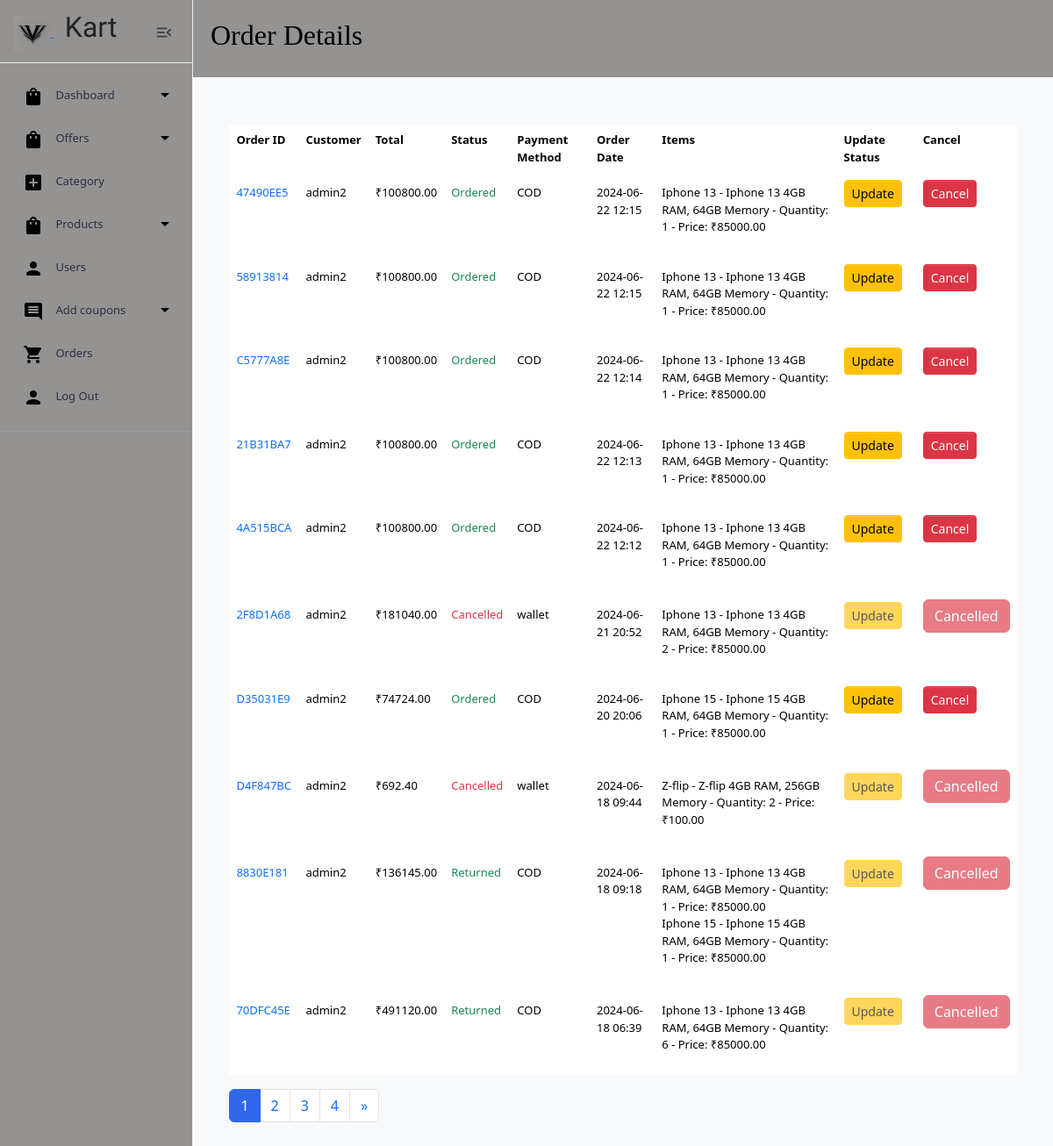
The app's page /adminmanager/admin_order_view/ (signed in), older data.
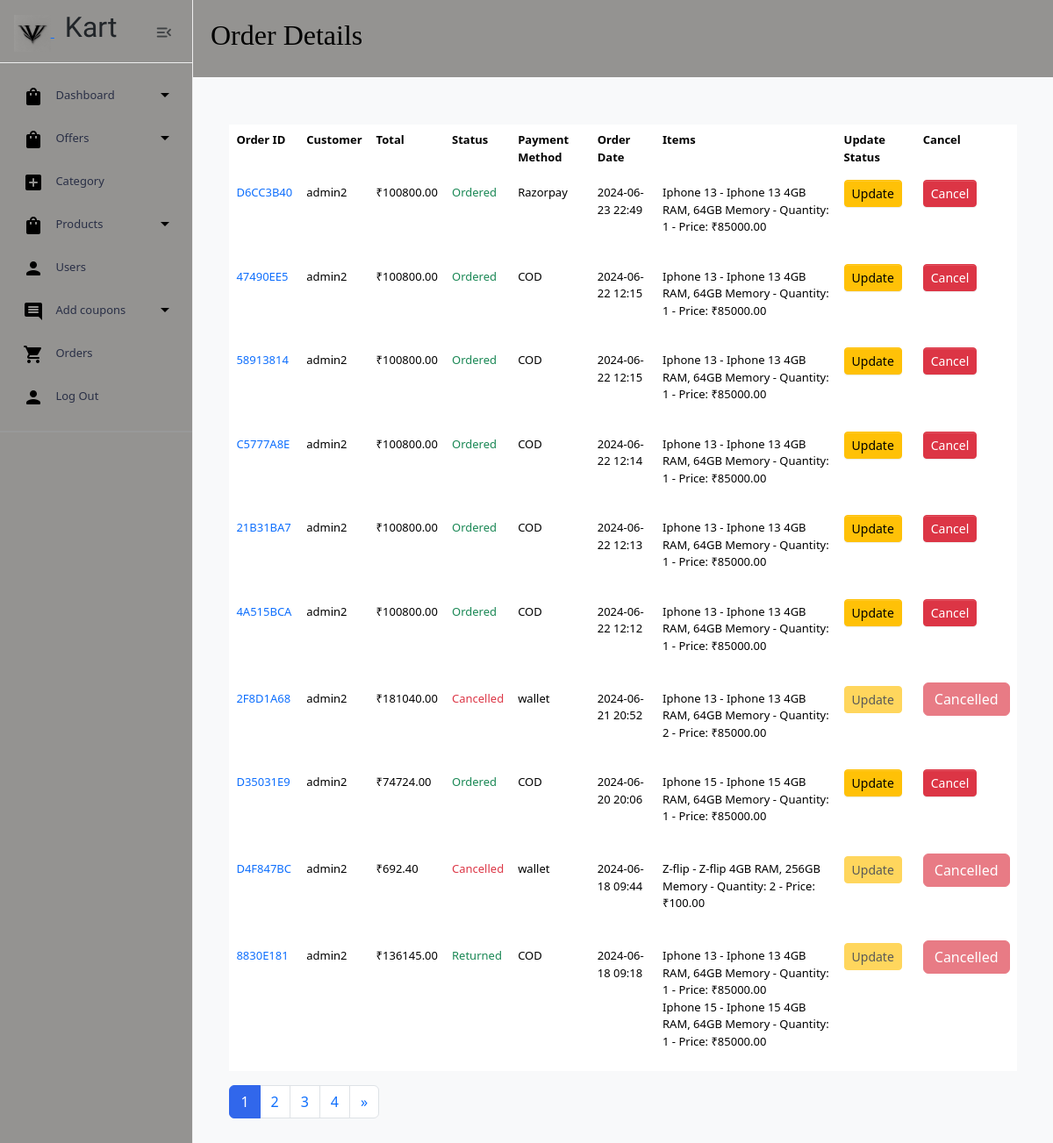
The same page, newer data.
### orders/models.py (models this page shows, shortened)
class Orders(models.Model):
    user = models.ForeignKey(User, on_delete=models.CASCADE, null=False)
    order_id = models.CharField(max_length=8,
                                default=uuid.uuid4().hex[:8].upper(),
                                unique=True)
    delivery_address = models.JSONField()
    order_total = models.DecimalField(max_digits=10,
                                      decimal_places=2, null=False, default=0)
    payment_method = models.CharField(max_length=30,
                                      choices=PAYMENT_METHODS,
                                      null=True, blank=True)
    coupon_discount = models.DecimalField(max_digits=8, decimal_places=2,
                                          null=False, default=00)
    offer_discount = models.DecimalField(max_digits=8, decimal_places=2,
                                           null=False, default=00)
    shipping = models.DecimalField(max_digits=8, decimal_places=2,
                                   null=False, default=00)
    tax = models.DecimalField(max_digits=8, decimal_places=2,
                              null=False, default=00)
    grand_total = models.DecimalField(max_digits=10, decimal_places=2,
                                      null=False, default=0)
    order_date = models.DateTimeField(auto_now_add=True)
    status = models.CharField(max_length=20, choices=STATUS,
                              default='Orderpending', null=True, blank=False)
    is_active = models.BooleanField(default=True, null=True)
    updated_at = models.DateTimeField(auto_now=True)

class OrderItem(models.Model):
    order = models.ForeignKey(Orders, on_delete=models.CASCADE)
    product = models.ForeignKey(Product, on_delete=models.CASCADE)
    variant = models.ForeignKey(Variant, on_delete=models.CASCADE)
    memmory = models.CharField(max_length=10)
    ram = models.CharField(max_length=20)
    quantity = models.IntegerField(null=False, default=1)
    offer_price = models.DecimalField(max_digits=8, decimal_places=2,
                                      null=False, default=0)
    price = models.DecimalField(max_digits=8, decimal_places=2,
                                null=False, default=0)
    product_discount = models.DecimalField(max_digits=8, decimal_places=2,
                                           null=False, default=0)
    category_discount = models.DecimalField(max_digits=8, decimal_places=2,
                                            null=False, default=0)

### adminmanager/models.py (models this page shows, shortened)
class Product(models.Model):
    product_name = models.CharField(max_length=200, unique=True)
    product_images = models.ImageField(upload_to="images/products")
    category = models.ForeignKey(Category, on_delete=models.CASCADE)
    description = models.TextField(max_length=500, blank=True)
    create_date = models.DateField(auto_now_add=True)
    modified_date = models.DateField(auto_now=True)
    available = models.BooleanField(default=True)
    soft_deleted = models.BooleanField(default=False)
    product_offer = models.ForeignKey(ProductOffers, on_delete=models.CASCADE,
                                      null=True, blank=True)

class Variant(models.Model):
    RAM_CHOICES = [
        ("4GB", "4GB"),
        ("8GB", "8GB"),
        ("16GB", "16GB"),
    ]
    INTERNAL_MEMORY_CHOICES = [
        ("64GB", "64GB"),
        ("128GB", "128GB"),
        ("256GB", "256GB"),
    ]
    ram = models.CharField(max_length=50, choices=RAM_CHOICES)
    internal_memory = models.CharField(max_length=50,
                                       choices=INTERNAL_MEMORY_CHOICES)
    final_price = models.FloatField(null=True, blank=True)
    product = models.ForeignKey(Product, on_delete=models.CASCADE, null=True,
                                blank=True)
    is_available = models.BooleanField(default=True)
    quantity = models.IntegerField(default=1000)
    deleted = models.BooleanField(default=False, null=True, blank=True)
    low_stock_threshold = models.IntegerField(default=50,
                                              null=True, blank=True)
    def __str__(self):
        product_name = self.product.product_name if self.product else '''
        No Product'''
        return f"{product_name} {self.ram} RAM, {self.internal_memory} Memory"

### adminmanager/views.py (the view)
# urls.py: path('admin_order_view/',
@superuser_required
def admin_order_view(request):
    orders = Orders.objects.all().select_related('user').prefetch_related(
        'orderitem_set').order_by('-order_date')
    orders = Orders.objects.filter(user=request.user).order_by('-order_date')
    paginator = Paginator(orders, 10)  # Show 10 orders per page
    page_number = request.GET.get('page')
    page_obj = paginator.get_page(page_number)
    if request.method == 'POST':
        form = UpdateOrderStatusForm(request.POST)
        if form.is_valid():
            new_status = form.cleaned_data['status']
            order_id = request.POST.get('order_id')
            if order_id:
                order = get_object_or_404(Orders, id=order_id)
                order.status = new_status
                order.save()
                return redirect('admin_order_view')
            else:
                messages.error(request, 'Order ID not provided in form data')
                redirect('admin_order_view')
    else:
        form = UpdateOrderStatusForm()
    context = {
        'orders': page_obj,
        'form': form,
    }
    return render(request, 'admin/order_view.html', context)

### adminmanager/views.py (called while the page is built)
def superuser_required(function=None):
    actual_decorator = user_passes_test(
        lambda u: u.is_authenticated and u.is_superuser,
        login_url='/admin-login/'
    )
    if function:
        return actual_decorator(function)
    return actual_decorator

### templates/admin/order_view.html (shortened to what this page needs)
{% extends "admin/admin-base.html" %}
{% block pageheader %}
<h2 class="page-font">Order Details</h2>
{% endblock pageheader %}
{% block content %}
{% load static %}
<div class="container mt-4">
    <table class="table table-hover table-borderless">
        <thead class="table">
            <tr>
                <th>Order ID</th>
                <th>Customer </th>
                <th>Total</th>
                <th>Status</th>
                <th>Payment Method</th>
                <th>Order Date</th>
                <th>Items</th>
                <th>Update Status</th>
                <th>Cancel</th>
            </tr>
        </thead>
        <tbody>
            {% for order in orders %}
            <tr>
                <td><a href='{% url "detail_order" order.id %}' style='text-decoration: none;'>{{ order.order_id }}</a></td>
                <td>{{ order.user.username }}</td>
                <td>₹{{ order.grand_total }}</td>
                <td>
                    {% if order.status == "Cancelled" %}
                    <span class="text-danger">{{ order.status }}</span>
                    {% elif order.status == "orderfailed" %}
                    <span class="text-danger">{{ order.status }}</span>
                    {% elif order.status == "OrderPending" %}
                    <span class="text-warning">{{ order.status }}</span>
                    {% else %}
                    <span class="text-success">{{ order.status }}</span>
                    {% endif %}
                </td>
                <td>{{ order.payment_method }}</td>
                <td>{{ order.order_date|date:"Y-m-d H:i" }}</td>
                <td>
                    <ul class="list-unstyled">
                        {% for item in order.orderitem_set.all %}
                        <li>{{ item.product.product_name }} - {{ item.variant }} - Quantity: {{ item.quantity }} - Price: ₹{{ item.price }}</li>
                        {% endfor %}
                    </ul>
                </td>
                <td>
                    {% if order.status != 'Cancelled' and order.status != 'Delivered' and order.status != 'Returned' %}
                    <a href="#" class="btn btn-warning btn-sm" data-bs-toggle="modal" data-bs-target="#exampleModal{{ order.id }}">Update</a>
                    {% else %}
                    <a href="#" class="btn btn-warning btn-sm disabled" data-bs-toggle="modal" data-bs-target="#exampleModal{{ order.id }}">Update</a>
                    {% endif %}
                </td>
                <td>
                     {% if  order.status != "Cancelled" and order.status != 'Delivered' and order.status != 'Returned' %}
                    <button type="button" class="btn btn-danger btn-sm" data-bs-toggle="modal" data-bs-target="#staticBackdrop">
                   Cancel
                    </button>
                    {% else %}
                        <a class="btn btn-danger disabled" role="button" aria-disabled="true">Cancelled</a>
                    {% endif %}
                </td>
            </tr>
            {% endfor %}
        </tbody>
    </table>
    <nav aria-label="Page navigation">
        <ul class="pagination">
            {% for num in orders.paginator.page_range %}
                <li class="page-item {% if orders.number == num %} active {% endif %}">
                    <a class="page-link" href="?page={{ num }}">{{ num }}</a>
                </li>
            {% endfor %}
            {% if orders.has_next %}
                <li class="page-item">
                    <a class="page-link" href="?page={{ orders.next_page_number }}" aria-label="Next">
                        <span aria-hidden="true">&raquo;</span>
                    </a>
                </li>
            {% endif %}
        </ul>
    </nav>
</div>
{% endblock content %}

Row changes from the older to the newer data that the page shows:
no longer on this page (row unchanged): Orders: order_id "70DFC45E", user.username "admin2", grand_total "491120.00", status "Returned", payment_method "COD", order_date "2024-06-18 06:39", shows "Cancelled"
no longer on this page (row unchanged): OrderItem: product.product_name "Iphone 13", variant "Iphone 13 4GB RAM, 64GB Memory", quantity "6", price "85000.00", shown under "70DFC45E"
added Orders: order_id "D6CC3B40", user.username "admin2", grand_total "100800.00", status "Ordered", payment_method "Razorpay", order_date "2024-06-23 22:49", shows "Cancel"
added OrderItem: product.product_name "Iphone 13", variant "Iphone 13 4GB RAM, 64GB Memory", quantity "1", price "85000.00", shown under "D6CC3B40"
